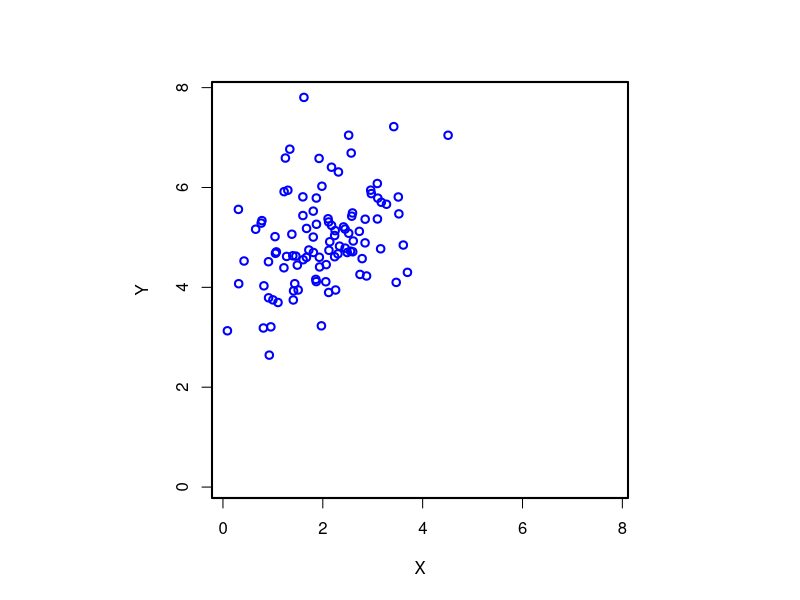

R code for this plot:
# Problem 3
# Author: Mert Erol

require(mvtnorm)
set.seed(123)

mu <- c(2, 5)
Sigma <- matrix(c(1, 1/2, 1/2, 1), 2, 2)

# a)
print(eigen(Sigma))

# b)
n <- 100
par(pty = "s", lwd = 2)

X <- rmvnorm(n, mu, Sigma)
plot(X, xlab = "X", ylab = "Y", col = "blue", xlim = range(X), ylim = range(X))

# c)
